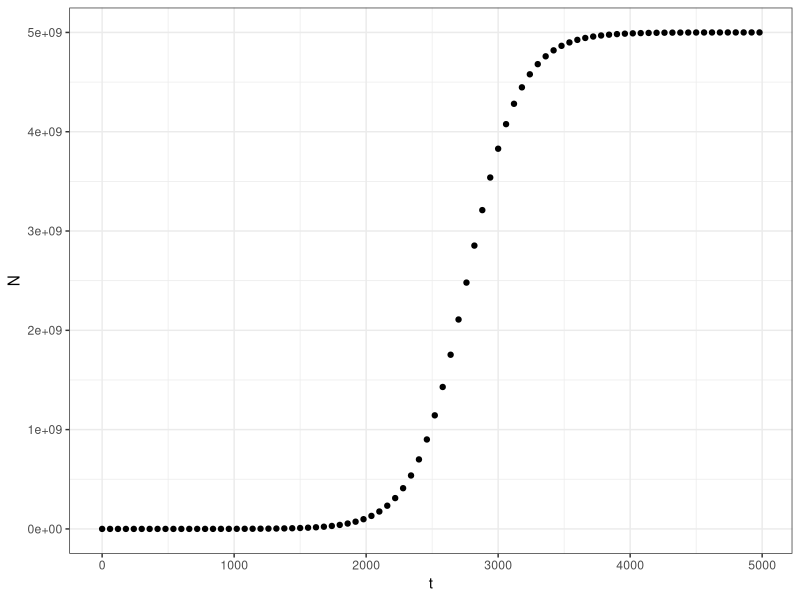
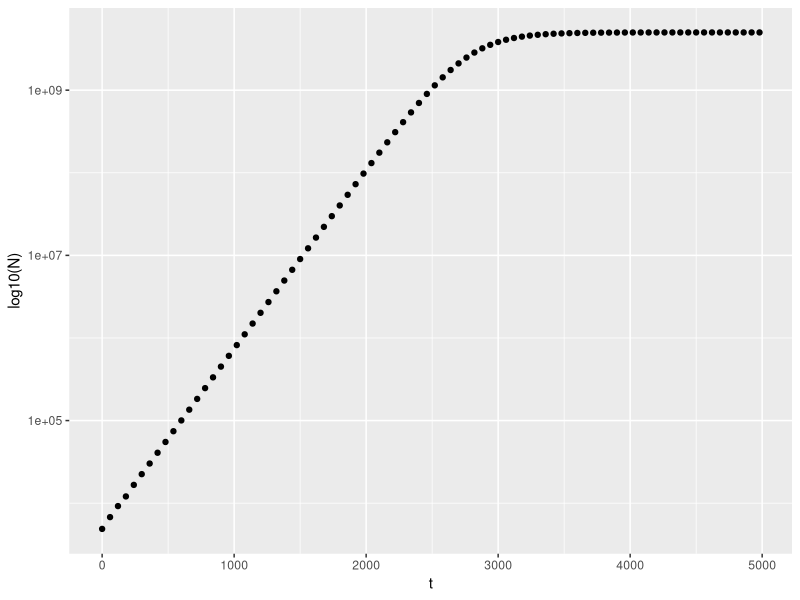
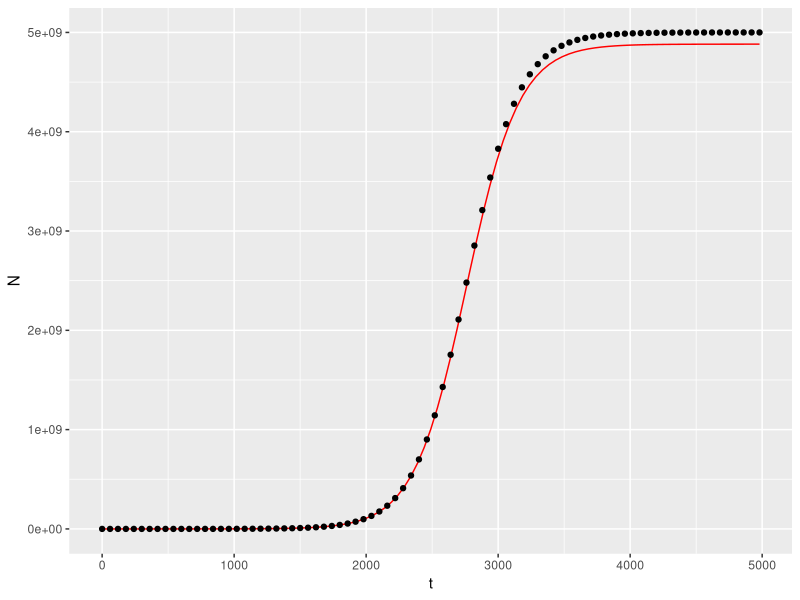
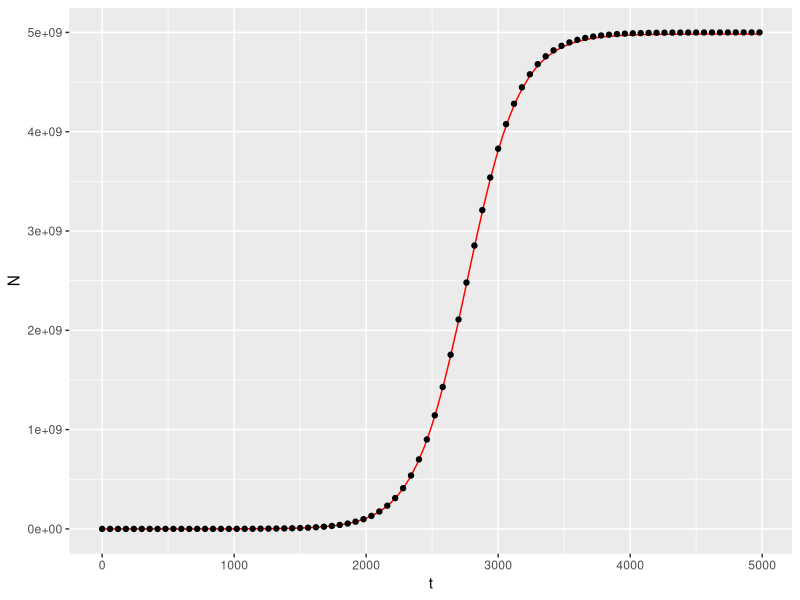

Reproduce these figures in R, in order.
## ---- chunk 1
growth_data <- read.csv("experiment3.csv")

install.packages("ggplot2")
install.packages("dplyr")
library(ggplot2)
library(dplyr)
## ---- chunk 2
ggplot(aes(t,N), data = growth_data) +
  geom_point() +
  xlab("t") +
  ylab("N") +
  theme_bw()
## ---- chunk 3
ggplot(aes(t,N), data = growth_data) +
  geom_point() +
  xlab("t") +
  ylab("log10(N)") +
  scale_y_continuous(trans='log10')
## ---- chunk 4
data_subset1 <- growth_data %>% filter(t<2000) %>% mutate(N_log = log(N))

model1 <- lm(N_log ~ t, data_subset1)
summary(model1)
## ---- chunk 5
data_subset2 <- growth_data %>% filter(t>3000)

model2 <- lm(N ~ 1, data_subset2)
summary(model2)
## ---- chunk 6
logistic_fun <- function(t) {
  N <- (N0*K*exp(r*t))/(K-N0+N0*exp(r*t))
  return(N)}

N0 <- 5000.306 
r <- 4.997e-03 
K <- 4.882e+09

ggplot(aes(t,N), data = growth_data) +
  geom_function(fun=logistic_fun, colour="red") +
  geom_point()
## ---- chunk 7
logistic_fun3 <- function(t) {
  N3 <- (N03*K3*exp(r3*t))/(K3-N03+N03*exp(r3*t))
  return(N3)
}

N03 <- 5000.306 
r3 <- 4.997e-03
K3 <- 4.984e+09

ggplot(aes(t,N), data = growth_data) +
  geom_function(fun=logistic_fun3, colour="red") +
  geom_point()
## ---- chunk 8
t <- 4980
N0 <- 5000.306 
r <- 4.997e-03 

Nt <- N0*exp(r*t) 
Nt
## ---- chunk 9
t <- 4980
N0 <- 5000.306 
r <- 4.997e-03 
K <- 4.882e+09

Numerator <- K*N0*exp(r*t)
Denominator <- K-N0+N0*exp(r*t)

Nt <- Numerator/Denominator
Nt
